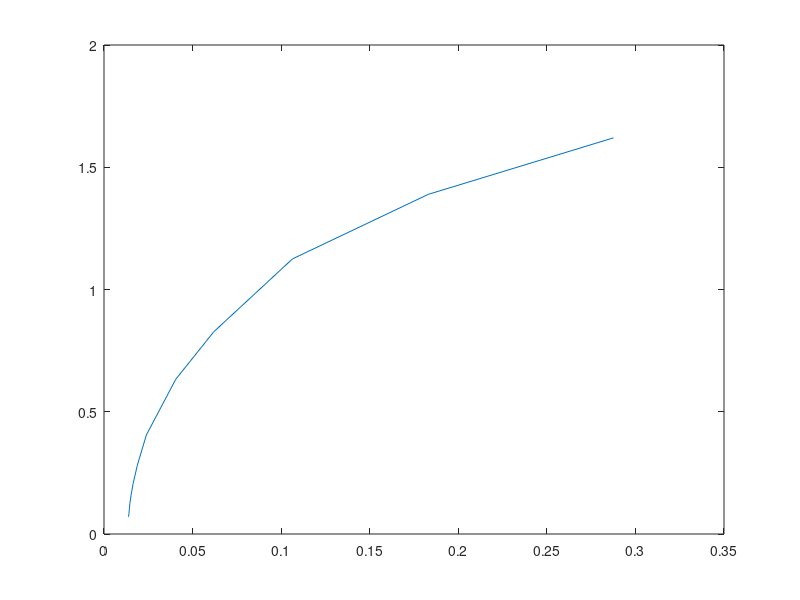

Write MATLAB code to recreate this figure. (Note: this script raises an error after producing the figure.)
close all 
clear 
clc 

%% Load Aircraft File 
load('cea308.mat')

% Drag Polar 
f1 = figure; 
p1 = plot(cea308.cd_polar, cea308.cl_polar);  
p1.LineWidth = 1.1; 
p1.Marker = 'o'; 
grid on 
xlabel('C_D')
ylabel('C_L', rotation = 0)


% CL - alpha 
f2 = figure; 
p2 = plot(cea308.alfa_polar, cea308.cl_polar);  
p2.LineWidth = 1.1; 
p2.Marker = 'o'; 
grid on 
xlabel('\alpha (deg)')
ylabel('C_L', rotation = 0)


% CD - alpha 
f3 = figure; 
p3 = plot(cea308.alfa_polar, cea308.cd_polar);  
p3.LineWidth = 1.1; 
p3.Marker = 'o'; 
grid on 
xlabel('\alpha (deg)')
ylabel('C_D', rotation = 0)

disp(cea308.pwr_kw)